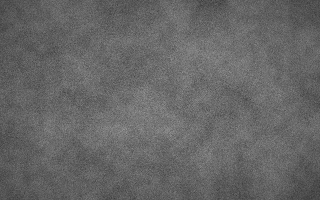
#> input picture layerlab/img/surf/concrete_clean.png, 320 x 200 px
$ python -i make_icons.py   (imports and definitions only)
#> lines starting #> are read from the running program, lines starting #| are printed output that depends on the picture
#> further down, picture is the input picture: shape (200, 320); min 56, max 150, mean 102.1
"""SFX Lab: ten desktop-icon variants to choose from.
    py -3.11 layerlab/tools/make_icons.py            -> layerlab/desktop/icons/v01..v10.png + sheet.png
    py -3.11 layerlab/tools/make_icons.py 7          -> also writes layerlab/desktop/icon.png + icon.ico from variant 7
"""
import math
import os
import sys
from PIL import Image, ImageDraw, ImageFilter, ImageFont

HERE = os.path.dirname(os.path.abspath(__file__))
OUT = os.path.join(HERE, '..', 'desktop', 'icons')
DESKTOP = os.path.join(HERE, '..', 'desktop')
N = 512
BG = (21, 24, 29, 255)
EDGE = (58, 65, 76, 255)
AMBER = (245, 184, 74)
TEAL = (79, 209, 161)
VIOLET = (167, 139, 250)
BLUE = (56, 189, 248)
FONT = next((f for f in [r'C:\Windows\Fonts\bahnschrift.ttf', r'C:\Windows\Fonts\segoeuib.ttf', r'C:\Windows\Fonts\arialbd.ttf'] if os.path.exists(f)), None)


# [128 lines left out: functions base, glow, text, v01, v02, v03 and 7 more, not called in this run]


VARIANTS = [v01, v02, v03, v04, v05, v06, v07, v08, v09, v10]
NAMES = ['кольцо и слои', 'эквалайзер', 'буквы SFX', 'крутилка', 'кольца дистанции', 'схема-узел', 'слои изометрия', 'вжух-молния', 'кадр и волна', 'след и волна']


def sheet(imgs):
    cell, pad = 200, 24
    cols = 5
    rows = math.ceil(len(imgs) / cols)
#> rows = 40
    W = cols * (cell + pad) + pad
    H = rows * (cell + pad + 34) + pad
#> H = 10344
    s = Image.new('RGBA', (W, H), (10, 12, 15, 255))
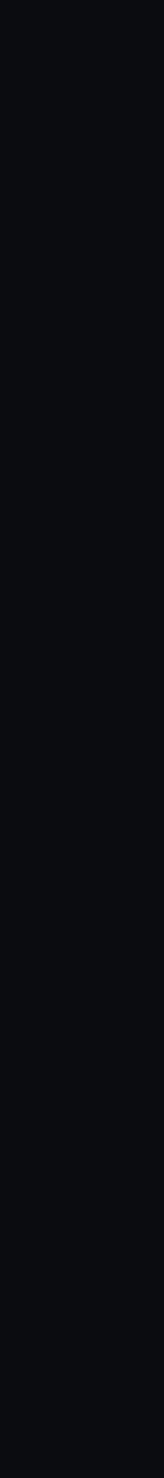
#> s: PIL image 1144x10344 RGBA (shown at 1/7 size); mean R, G, B, A 10, 12, 15, 255
    d = ImageDraw.Draw(s)
    f = ImageFont.truetype(FONT, 22) if FONT else ImageFont.load_default()
    for i, im in enumerate(imgs):
        x = pad + (i % cols) * (cell + pad)
        y = pad + (i // cols) * (cell + pad + 34)
        s.alpha_composite(im.resize((cell, cell), Image.LANCZOS), (x, y))
        d.text((x + 4, y + cell + 6), f'{i + 1}. {NAMES[i]}', font=f, fill=(233, 236, 240, 255))
#> this loop made 1 pass
#> (x, y) on pass 1: (24, 24)
    return s


# [14 lines not run here, left out]

>>> import cv2
>>> picture = cv2.imread('../img/surf/concrete_clean.png', cv2.IMREAD_GRAYSCALE)
#> (the run stopped early here; a loop or call above may not have finished)
